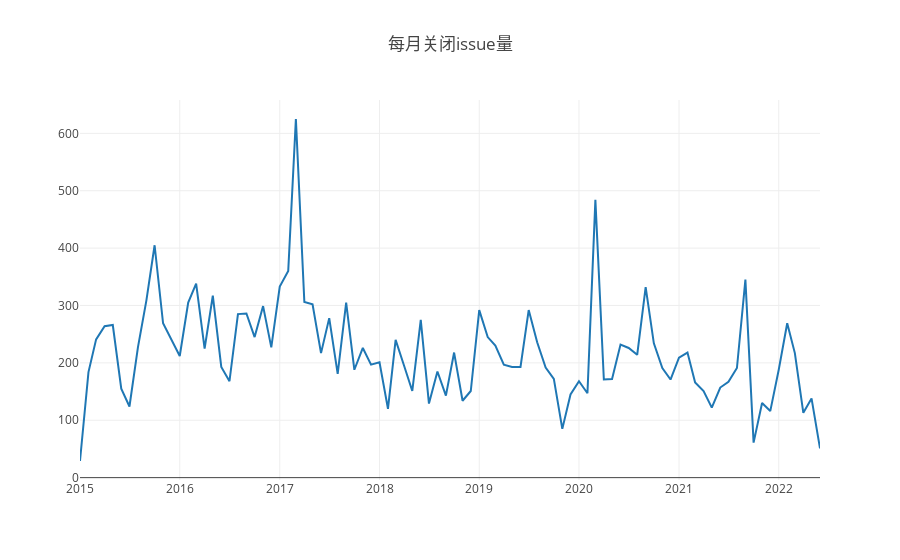

Source (notebook cell):
### Markdown cell above
## 2.2 每月关闭Issue个数

### Code cell
var years = [2015, 2016, 2017, 2018, 2019, 2020, 2021, 2022];
var project_id = 29078997;
Promise.all(years.map(ant =>{
     var s = `select count(*) as close_num, 
    formatDateTime(created_at,'%Y-%m') as time
    from github_log.events 
    where repo_id=${project_id} 
    and toYear(created_at) = ${ant}
    and type = 'IssuesEvent' 
    and action = 'closed'
    group by formatDateTime(created_at,'%Y-%m')
    order by formatDateTime(created_at,'%Y-%m')`;
    return query(s);
})).then(data =>{

    // 格式化存储数据
    var stars = [];
    var time_show = [];
    for (let i=0;i<data.length;i++){
     for (let j=0; j<data[i].length; j++){
      stars.push(data[i][j].close_num);
      time_show.push(data[i][j].time);
     };
    };
     var table_data = [];
    for (var t = 0;t<stars.length;t++){
        table_data.push({'Date':time_show[t],'每月关闭Issue数':stars[t]});
    }
    console.table(table_data);
    console.log("以上为有关闭issue的数据");
    
      
        // 绘图
    var dd = [{x:time_show, y:stars,type:"scatter"},];
    openDigger.render.plotly(dd, {title: "每月关闭issue量"});
})

### Figure 1 — Plotly figure (JSON) as saved in the notebook; plotly's stock layout.template omitted (floating-point values rounded to 4 significant figures)
{"data": [{"type": "scatter", "x": ["2015-01", "2015-02", "2015-03", "2015-04", "2015-05", "2015-06", "2015-07", "2015-08", "2015-09", "2015-10", "2015-11", "2015-12", "2016-01", "2016-02", "2016-03", "2016-04", "2016-05", "2016-06", "2016-07", "2016-08", "2016-09", "2016-10", "2016-11", "2016-12", "2017-01", "2017-02", "2017-03", "2017-04", "2017-05", "2017-06", "2017-07", "2017-08", "2017-09", "2017-10", "2017-11", "2017-12", "2018-01", "2018-02", "2018-03", "2018-04", "2018-05", "2018-06", "2018-07", "2018-08", "2018-09", "2018-10", "2018-11", "2018-12", "2019-01", "2019-02", "2019-03", "2019-04", "2019-05", "2019-06", "2019-07", "2019-08", "2019-09", "2019-10", "2019-11", "2019-12", "2020-01", "2020-02", "2020-03", "2020-04", "2020-05", "2020-06", "2020-07", "2020-08", "2020-09", "2020-10", "2020-11", "2020-12", "2021-01", "2021-02", "2021-03", "2021-04", "2021-05", "2021-06", "2021-07", "2021-08", "2021-09", "2021-10", "2021-11", "2021-12", "2022-01", "2022-02", "2022-03", "2022-04", "2022-05", "2022-06"], "y": ["29", "184", "241", "264", "266", "155", "124", "227", "309", "405", "269", "242", "212", "305", "338", "225", "317", "193", "168", "285", "286", "245", "299", "227", "333", "360", "625", "306", "302", "217", "278", "181", "305", "188", "226", "197", "201", "120", "240", "195", "151", "275", "129", "185", "143", "218", "134", "151", "292", "245", "230", "197", "193", "193", "292", "236", "192", "172", "85", "145", "168", "147", "484", "171", "172", "232", "226", "214", "332", "234", "191", "171", "209", "218", "166", "151", "122", "157", "167", "191", "345", "61", "130", "116", "188", "269", "217", "113", "138", "51"]}], "layout": {"autosize": true, "title": {"text": "每月关闭issue量"}, "xaxis": {"autorange": true, "range": ["2015-01-01", "2022-06-01"], "type": "date"}, "yaxis": {"autorange": true, "range": [-4.111, 658.1], "type": "linear"}}}
